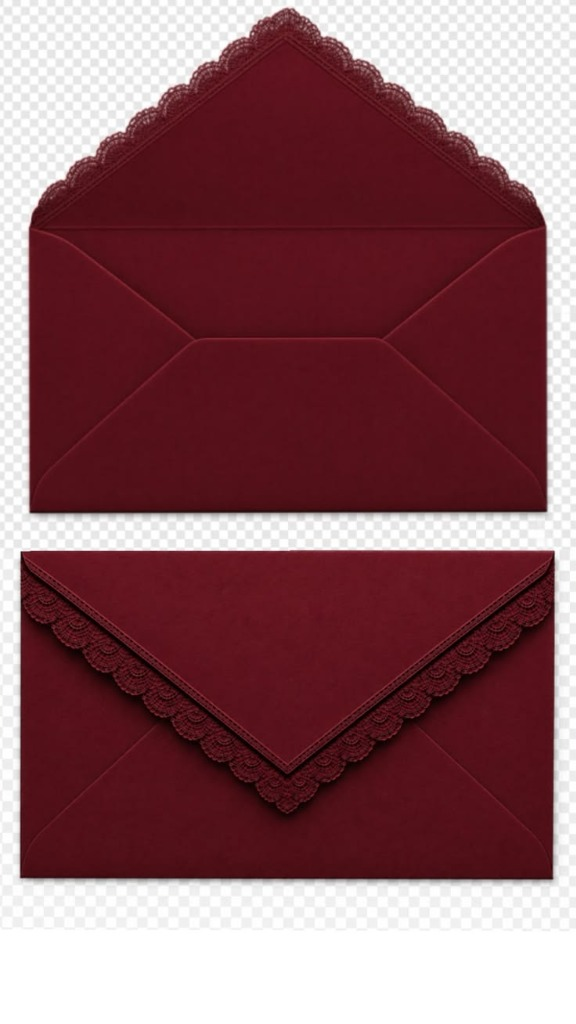
#> input picture assets/envelope-src.jpg, 576 x 1024 px
$ python make_envelope.py
#> lines starting #> are read from the running program, lines starting #| are printed output that depends on the picture; after the words box and inside, x2 and y2 are one past the last pixel; in counts of white or black regions, pixels touching at a corner belong together
from PIL import Image, ImageFilter, ImageChops
import os

ROOT = os.path.dirname(os.path.dirname(os.path.abspath(__file__)))
A = os.path.join(ROOT, "assets")
src = Image.open(os.path.join(A, "envelope-src.jpg")).convert("RGB")
#> src is the input picture: PIL image 576x1024 RGB; mean R, G, B 140.2, 95.6, 101.6

BODY_BOX = (29, 227, 547, 512)
OPEN_FLAP_BOX = (29, 9, 547, 228)
CLOSED_BOX = (20, 550, 554, 880)


def key_checker(img):
    """Remove the baked-in grey/white checkerboard by keying on 'redness'."""
    img = img.convert("RGBA")
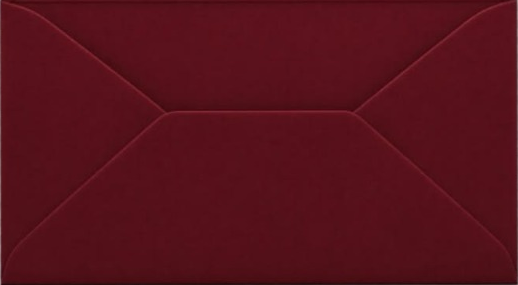
#> img: PIL image 518x285 RGBA; mean R, G, B, A 86.6, 17, 26.9, 255
    px = img.load()
    for y in range(img.height):
        for x in range(img.width):
            r, g, b, _ = px[x, y]
            red = r - (g + b) / 2
            a = max(0, min(255, int((red - 10) * 9)))
            if a < 255:
                # decontaminate edge colour from the white background
                px[x, y] = (95, 14, 26, a)
    return img


body = key_checker(src.crop(BODY_BOX))
body.save(os.path.join(A, "env-body.png"))

open_flap = key_checker(src.crop(OPEN_FLAP_BOX))
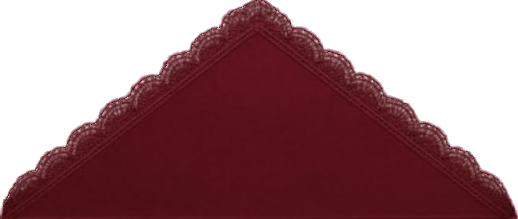
#> open_flap: PIL image 518x219 RGBA; mean R, G, B, A 92.1, 18.9, 29.2, 146.4; transparent parts drawn white
open_flap.save(os.path.join(A, "env-flap-open.png"))

# Closed flap: find lace band lower contour via edge density.
closed = src.crop(CLOSED_BOX)
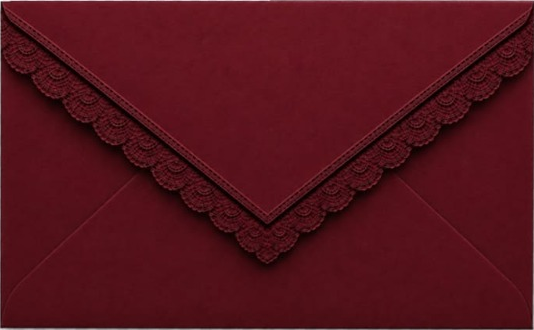
#> closed: PIL image 534x330 RGB; mean R, G, B 84.5, 18.6, 27.2
edges = closed.convert("L").filter(ImageFilter.FIND_EDGES).filter(ImageFilter.BoxBlur(4))
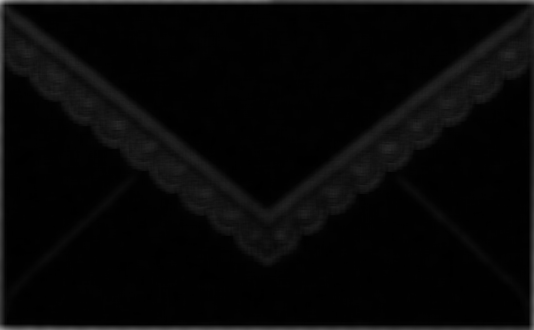
#> edges: PIL image 534x330 L; min 0, max 180, mean 7.5
ep = edges.load()
W, H = closed.size
#> W = 534; H = 330
mask = Image.new("L", (W, H), 0)
#> mask: PIL image 534x330 L; every value is 0
mp = mask.load()
for x in range(W):
    y = 8
    while y < H and ep[x, y] <= 6:
        y += 1
    while y < H and ep[x, y] > 6:
        y += 1
    bottom = min(H, y)
    for yy in range(bottom):
        mp[x, yy] = 255
from PIL import ImageDraw
limit = Image.new("L", (W, H), 0)
ImageDraw.Draw(limit).polygon([(0, 0), (W, 0), (W, 84), (W // 2, 270), (0, 84)], fill=255)
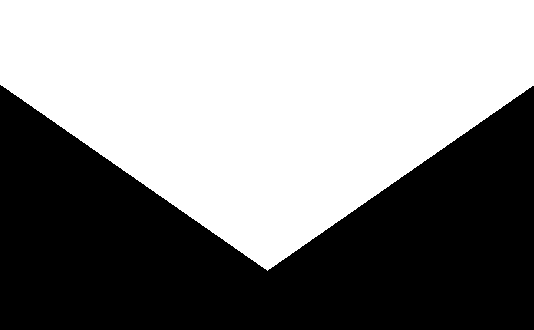
#> limit: PIL image 534x330 L; 53.9% white; 1 black region, box (x1, y1, x2, y2) and area: (0, 85, 534, 330) 81252
mask = ImageChops.multiply(mask, limit)
#> mask: PIL image 534x330 L; 50.6% white; 1 black region, box (x1, y1, x2, y2) and area: (0, 67, 534, 330) 86983
mask = mask.filter(ImageFilter.MinFilter(5)).filter(ImageFilter.GaussianBlur(1.2))
bbox = mask.getbbox()
#> bbox = (0, 0, 534, 268)
flap = closed.convert("RGBA")
flap.putalpha(mask)
flap = flap.crop((0, 0, W, bbox[3]))
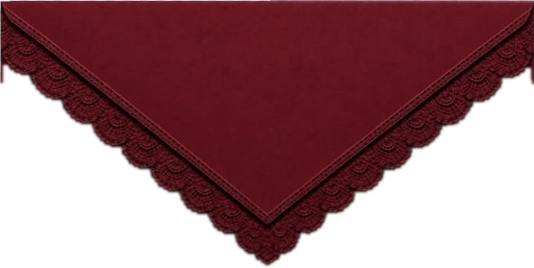
#> flap: PIL image 534x268 RGBA; mean R, G, B, A 85.4, 18.6, 27.4, 155.5; transparent parts drawn white
scale = BODY_BOX[2] - BODY_BOX[0]
flap = flap.resize((scale, round(flap.height * scale / W)), Image.LANCZOS)
#> flap: PIL image 518x260 RGBA
flap.save(os.path.join(A, "env-flap-closed.png"))

# Preview composite (closed state)
prev = Image.new("RGBA", (body.width, body.height + open_flap.height), (40, 4, 10, 255))
prev.alpha_composite(body, (0, open_flap.height))
prev.alpha_composite(flap, (0, open_flap.height))
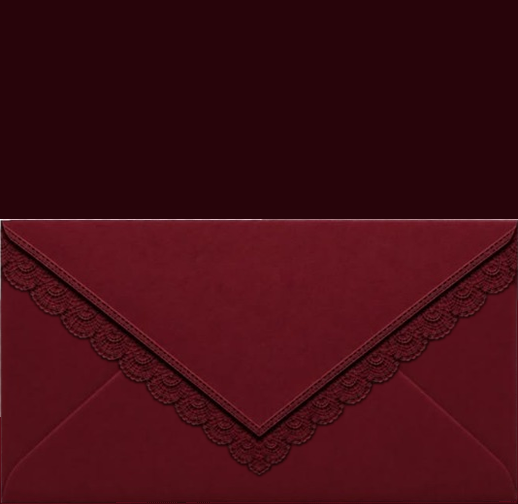
#> prev: PIL image 518x504 RGBA; mean R, G, B, A 66.5, 12.3, 20.1, 255
prev.save(os.path.join(os.environ.get("TEMP", "."), "env-preview.png"))
print(body.size, open_flap.size, flap.size)
#| (518, 285) (518, 219) (518, 260)

$ run again, with assets/red-sparkle.jpg copied over assets/envelope-src.jpg
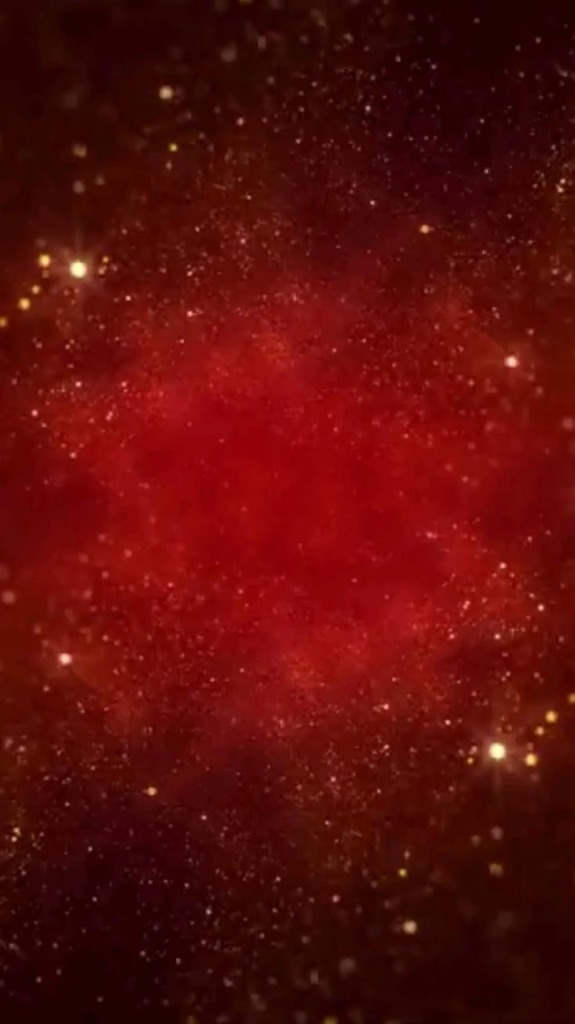
#> input picture assets/red-sparkle.jpg, 575 x 1024 px
#> src is the input picture: PIL image 575x1024 RGB; mean R, G, B 91, 12.3, 9
#> img: PIL image 518x219 RGBA
#> limit: PIL image 534x330 L; 53.9% white; 1 black region, box (x1, y1, x2, y2) and area: (0, 85, 534, 330) 81252
#> `mask = mask.filter(ImageFilter.MinFilter(5)).filter(ImageFilter.Gaussi..`:
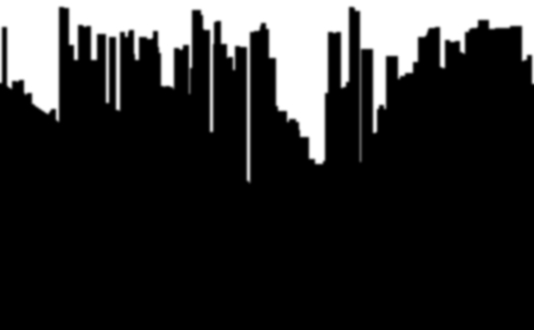
#> mask: PIL image 534x330 L; min 0, max 255, mean 46.2
#> bbox = (0, 0, 534, 186)
#> `prev.alpha_composite(flap, (0, open_flap.height))`:
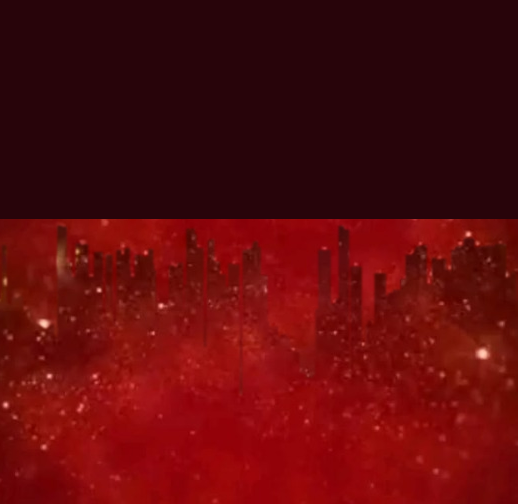
#> prev: PIL image 518x504 RGBA; mean R, G, B, A 92.1, 9.5, 11.4, 255
#| (518, 285) (518, 219) (518, 180)
